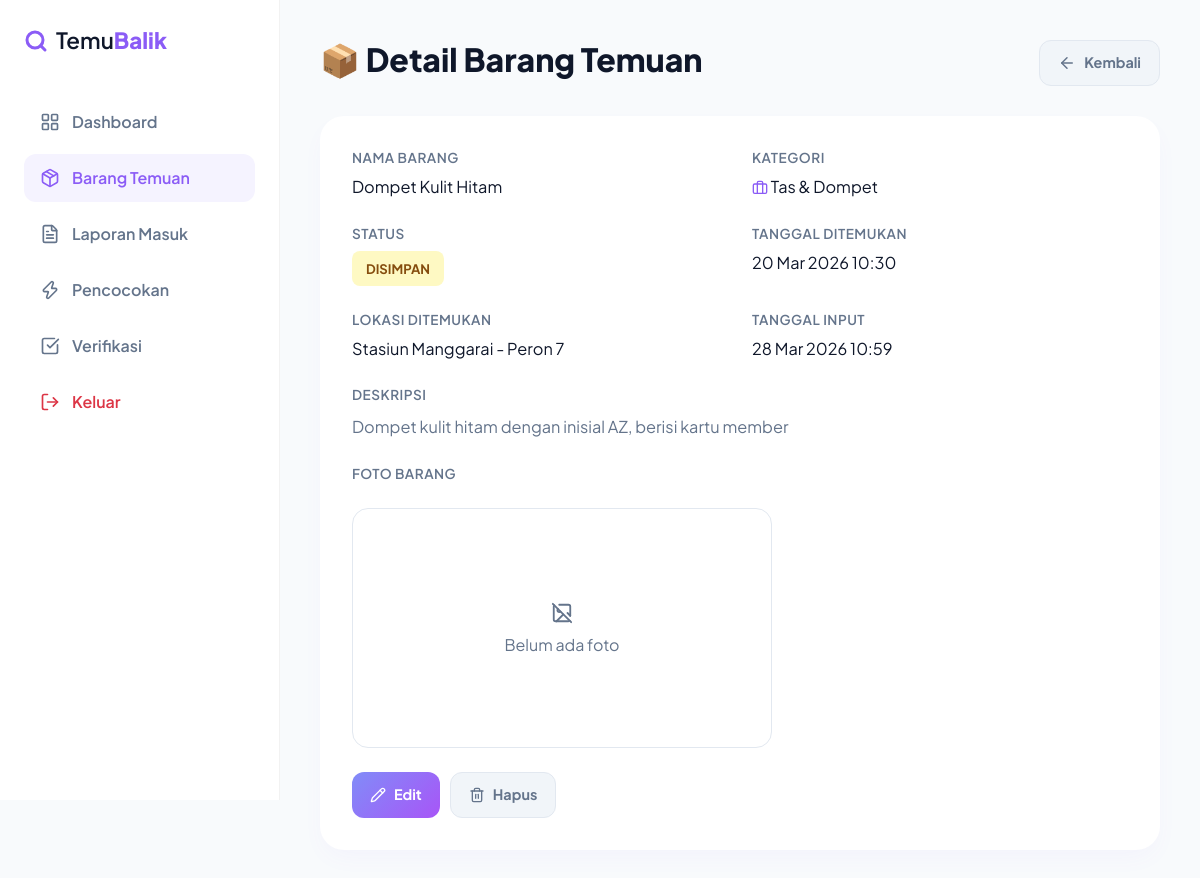
The page /barang_temuan/detail.php?id=1 (signed in) on the database its author committed.
### tables this page shows
CREATE TABLE IF NOT EXISTS barang_temuan (
    id INT AUTO_INCREMENT PRIMARY KEY,
    nama_barang VARCHAR(100) NOT NULL,
    kategori VARCHAR(50) NOT NULL,
    deskripsi TEXT,
    lokasi_ditemukan VARCHAR(255) NOT NULL,
    tanggal_ditemukan DATETIME NOT NULL,
    foto VARCHAR(255),
    status ENUM('disimpan', 'dicocokkan', 'diklaim', 'diserahkan', 'tidak_klaim') DEFAULT 'disimpan',
    created_by INT NOT NULL,
    created_at TIMESTAMP DEFAULT CURRENT_TIMESTAMP,
    updated_at TIMESTAMP DEFAULT CURRENT_TIMESTAMP ON UPDATE CURRENT_TIMESTAMP,
    FOREIGN KEY (created_by) REFERENCES users(id) ON DELETE CASCADE,
    INDEX idx_status (status),
    INDEX idx_kategori (kategori),
    INDEX idx_created_by (created_by)
);

### config/database.php (called while the page is built, shortened)
<?php
function safePrepare(mysqli $conn, string $sql): mysqli_stmt {
    $stmt = $conn->prepare($sql);
    return $stmt;
}
?>

### config/auth.php (called while the page is built, shortened)
<?php
function formatDateID($date, $format = 'd M Y H:i') {
    $months = [
        '01' => 'Jan', '02' => 'Feb', '03' => 'Mar', '04' => 'Apr',
        '05' => 'Mei', '06' => 'Jun', '07' => 'Jul', '08' => 'Agu',
        '09' => 'Sep', '10' => 'Okt', '11' => 'Nov', '12' => 'Des'
    ];
    $timestamp = strtotime($date);
    $dayName = ['Min', 'Sen', 'Sel', 'Rab', 'Kam', 'Jum', 'Sab'];
    $formattedDate = date('d', $timestamp);
    $month = $months[date('m', $timestamp)];
    $year = date('Y', $timestamp);
    $time = date('H:i', $timestamp);
    if ($format === 'd M Y H:i') {
        return "$formattedDate $month $year $time";
    } elseif ($format === 'd M Y') {
        return "$formattedDate $month $year";
    }
    return date($format, $timestamp);
}
function getCategoryIcon($category) {
    $normalized = strtolower(trim((string) $category));
    if (strpos($normalized, 'tas') !== false || strpos($normalized, 'dompet') !== false) return 'briefcase';
    return 'package';
}
?>

### barang_temuan/detail.php (the view, shortened to what this page needs)
<?php
require_once '../config/database.php';
require_once '../config/auth.php';
$id = intval($_GET['id'] ?? 0);
$stmt = safePrepare($conn, 'SELECT * FROM barang_temuan WHERE id = ?');
$stmt->bind_param('i', $id);
$stmt->execute();
$result = $stmt->get_result();
$barang = $result->fetch_assoc();
$icon = getCategoryIcon($barang['kategori'] ?? '');
?>
<!DOCTYPE html>
<html lang="id">
<head>
    <link href="https://cdn.jsdelivr.net/npm/bootstrap@5.3.2/dist/css/bootstrap.min.css" rel="stylesheet">
</head>
<body>
    <aside class="sidebar" id="sidebar">
        <a class="brand-logo" href="../dashboard/index.php">
            <i data-lucide="search" class="me-2" style="color: var(--primary-purple); stroke-width: 3;"></i>
            <span class="temu">Temu</span><span class="balik">Balik</span>
        </a>
        <ul class="nav-menu">
            <li class="nav-item"><a href="../dashboard/index.php" class="nav-link"><i data-lucide="layout-grid" width="20"></i> Dashboard</a></li>
            <li class="nav-item"><a href="index.php" class="nav-link active"><i data-lucide="package" width="20"></i> Barang Temuan</a></li>
            <li class="nav-item"><a href="../laporan_kehilangan/index.php" class="nav-link"><i data-lucide="file-text" width="20"></i> Laporan Masuk</a></li>
            <li class="nav-item"><a href="../matching/index.php" class="nav-link"><i data-lucide="zap" width="20"></i> Pencocokan</a></li>
            <li class="nav-item"><a href="../verifikasi/index.php" class="nav-link"><i data-lucide="check-square" width="20"></i> Verifikasi</a></li>
            <li class="nav-item"><a href="../auth/logout.php" class="nav-link text-danger"><i data-lucide="log-out" width="20"></i> Keluar</a></li>
        </ul>
    </aside>
    <main class="main-content">
        <div class="page-header">
            <h1 class="page-title">📦 Detail Barang Temuan</h1>
            <a href="index.php" class="btn-action btn-action-secondary"><i data-lucide="arrow-left" width="18"></i> Kembali</a>
        </div>
        <div class="content-card">
            <div class="detail-grid">
                <div>
                    <div class="detail-label">Nama Barang</div>
                    <div class="detail-value"><?= htmlspecialchars($barang['nama_barang']) ?></div>
                </div>
                <div>
                    <div class="detail-label">Kategori</div>
                    <div class="detail-value"><i data-lucide="<?= $icon ?>" width="16" style="color: var(--primary-purple);"></i> <?= htmlspecialchars($barang['kategori']) ?></div>
                </div>
                <div>
                    <div class="detail-label">Status</div>
                    <div class="detail-value"><span class="status-badge status-<?= htmlspecialchars($barang['status']) ?>"><?= ucfirst($barang['status']) ?></span></div>
                </div>
                <div>
                    <div class="detail-label">Tanggal Ditemukan</div>
                    <div class="detail-value"><?= formatDateID($barang['tanggal_ditemukan']) ?></div>
                </div>
                <div>
                    <div class="detail-label">Lokasi Ditemukan</div>
                    <div class="detail-value"><?= htmlspecialchars($barang['lokasi_ditemukan']) ?></div>
                </div>
                <div>
                    <div class="detail-label">Tanggal Input</div>
                    <div class="detail-value"><?= formatDateID($barang['created_at']) ?></div>
                </div>
            </div>
            <div style="margin-top: 24px;">
                <div class="detail-label" style="margin-bottom: 8px;">Deskripsi</div>
                <div class="detail-value" style="color: var(--text-slate); line-height: 1.6;"><?= nl2br(htmlspecialchars($barang['deskripsi'] ?? '-')) ?></div>
            </div>
            <div style="margin-top: 24px;">
                <div class="detail-label" style="margin-bottom: 8px;">Foto Barang</div>
                <div class="photo-frame">
                    <?php if (!empty($barang['foto'])): ?>
                        <img src="../uploads/<?= htmlspecialchars($barang['foto']) ?>" alt="Foto Barang">
                    <?php else: ?>
                        <div style="text-align:center; color: var(--text-slate);"><i data-lucide="image-off" width="22"></i><div style="margin-top:8px;">Belum ada foto</div></div>
                    <?php endif; ?>
                </div>
            </div>
            <div style="margin-top: 24px; display:flex; gap:10px;">
                <a href="edit.php?id=<?= $barang['id'] ?>" class="btn-action btn-action-primary"><i data-lucide="pencil" width="16"></i> Edit</a>
                <a href="delete.php?id=<?= $barang['id'] ?>" class="btn-action btn-action-secondary" onclick="return confirm('Yakin ingin menghapus?')"><i data-lucide="trash-2" width="16"></i> Hapus</a>
            </div>
        </div>
    </main>
</body>
</html>

### barang_temuan/detail.php (style rules this page uses)
:root { --primary-purple: #8b5cf6; --soft-purple: #f5f3ff; --bg-light: #f8fafc; --sidebar-width: 280px; --text-main: #0f172a; --text-slate: #64748b; --card-shadow: 0 10px 25px -5px rgba(139, 92, 246, 0.05); --primary-gradient: linear-gradient(135deg, #818cf8 0%, #a855f7 100%); }
body { font-family: 'Plus Jakarta Sans', sans-serif; background-color: var(--bg-light); color: var(--text-main); }
.sidebar { width: var(--sidebar-width); height: 100vh; position: fixed; left: 0; top: 0; background: white; border-right: 1px solid rgba(0,0,0,0.05); padding: 24px; z-index: 1000; }
.brand-logo { font-size: 1.4rem; text-decoration: none; display: flex; align-items: center; margin-bottom: 40px; color: var(--text-main); }
.brand-logo .temu { font-weight: 600; }
.brand-logo .balik { font-weight: 800; color: var(--primary-purple); }
.nav-menu { list-style: none; padding: 0; }
.nav-item { margin-bottom: 8px; }
.nav-link { display: flex; align-items: center; padding: 12px 16px; color: var(--text-slate); text-decoration: none; border-radius: 12px; font-weight: 600; transition: all 0.2s ease; gap: 12px; }
.nav-link:hover, .nav-link.active { background: var(--soft-purple); color: var(--primary-purple); }
.main-content { margin-left: var(--sidebar-width); padding: 40px; min-height: 100vh; }
.page-header { display: flex; justify-content: space-between; align-items: center; margin-bottom: 30px; }
.page-title { font-size: 2rem; font-weight: 800; }
.content-card { background: white; border-radius: 24px; padding: 32px; box-shadow: var(--card-shadow); }
.detail-grid { display: grid; grid-template-columns: repeat(auto-fit, minmax(260px, 1fr)); gap: 24px; }
.detail-label { font-weight: 600; color: var(--text-slate); font-size: 0.85rem; text-transform: uppercase; letter-spacing: 0.5px; margin-bottom: 6px; }
.detail-value { font-size: 1.02rem; }
.status-badge { display: inline-block; padding: 8px 14px; border-radius: 8px; font-size: 0.82rem; font-weight: 700; text-transform: uppercase; }
.status-disimpan { background: #fef9c3; color: #854d0e; }
.photo-frame { margin-top: 24px; border: 1px solid #e2e8f0; border-radius: 16px; max-width: 420px; min-height: 240px; overflow: hidden; display: flex; align-items: center; justify-content: center; }
.btn-action { display: inline-flex; align-items: center; gap: 8px; padding: 10px 18px; border-radius: 12px; font-weight: 700; font-size: 0.9rem; text-decoration: none; border: none; }
.btn-action-secondary { background: #f1f5f9; color: var(--text-slate); border: 1px solid #e2e8f0; }
.btn-action-primary { background: var(--primary-gradient); color: white; }

### rows shown on the page
barang_temuan: nama_barang "Dompet Kulit Hitam", kategori "Tas & Dompet", status "DISIMPAN", tanggal_ditemukan "20 Mar 2026 10:30", lokasi_ditemukan "Stasiun Manggarai - Peron 7", created_at "28 Mar 2026 10:59", deskripsi "Dompet kulit hitam dengan inisial AZ, berisi kartu member"
